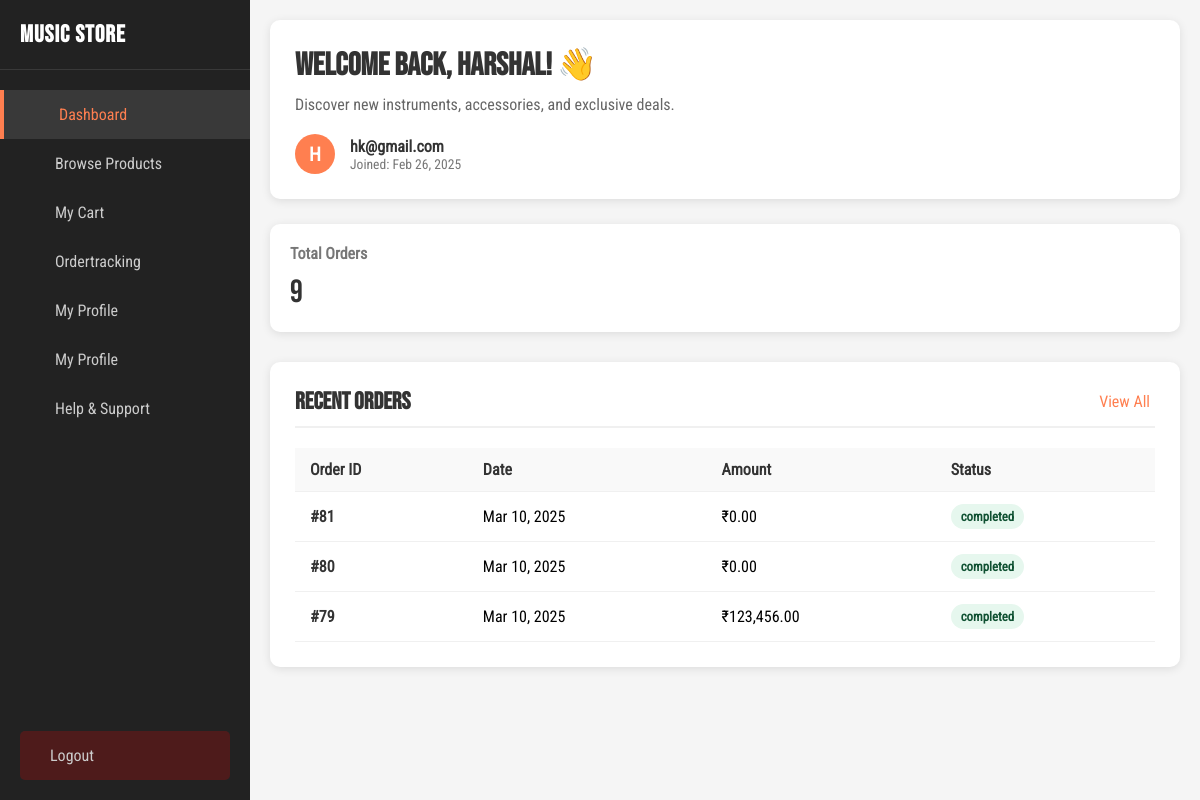
The page /user_dashboard.php (signed in) on the database its author committed.
### tables this page shows
CREATE TABLE IF NOT EXISTS `users` (
  `user_id` bigint UNSIGNED NOT NULL AUTO_INCREMENT,
  `full_name` varchar(191) NOT NULL,
  `email_address` varchar(191) NOT NULL,
  `user_password` varchar(191) NOT NULL,
  `user_role` enum('customer','admin') DEFAULT 'customer',
  `user_image` varchar(255) DEFAULT NULL,
  `created_on` timestamp NULL DEFAULT CURRENT_TIMESTAMP,
  `user_address` varchar(255) DEFAULT NULL,
  `admin_code` varchar(50) DEFAULT NULL,
  `phone_number` varchar(20) DEFAULT NULL,
  PRIMARY KEY (`user_id`),
  UNIQUE KEY `user_id` (`user_id`),
  UNIQUE KEY `email_address` (`email_address`)
);

CREATE TABLE IF NOT EXISTS `orders` (
  `order_id` bigint UNSIGNED NOT NULL AUTO_INCREMENT,
  `user_ref` int NOT NULL,
  `total_cost` decimal(10,2) NOT NULL,
  `order_created` timestamp NULL DEFAULT CURRENT_TIMESTAMP,
  `order_status` enum('completed','cancelled') DEFAULT 'completed',
  `order_type` enum('buy','rent') NOT NULL,
  `offer_ref` int DEFAULT NULL,
  `discount_amount` decimal(10,2) DEFAULT NULL,
  `invoice_number` varchar(50) DEFAULT NULL,
  PRIMARY KEY (`order_id`),
  UNIQUE KEY `order_id` (`order_id`),
  KEY `user_ref` (`user_ref`),
  KEY `offer_ref` (`offer_ref`)
);

### user_dashboard.php (the view, shortened to what this page needs)
<?php session_start();
$conn = new mysqli("localhost", "root", "", "musicstore_database");
$user_id = $_SESSION['user_id'];
$stmt = $conn->prepare("SELECT full_name, email_address, created_on FROM users WHERE user_id = ?");
$stmt->bind_param("i", $user_id);
$stmt->execute();
$result = $stmt->get_result();
$user = $result->fetch_assoc();
$full_name = $user['full_name'];
$email = $user['email_address'];
$last_login = $user['created_on'] ?? 'First login';
$stmt = $conn->prepare("SELECT COUNT(*) as order_count FROM orders WHERE user_ref = ?");
$stmt->bind_param("i", $user_id);
$stmt->execute();
$result = $stmt->get_result();
$order_data = $result->fetch_assoc();
$order_count = $order_data['order_count'];
$stmt = $conn->prepare("SELECT o.order_id, o.order_created, o.total_cost AS total_amount, o.order_status AS status FROM orders o WHERE o.user_ref = ? ORDER BY o.order_created DESC LIMIT 3");
$stmt->bind_param("i", $user_id);
$stmt->execute();
$recent_orders = $stmt->get_result();
function formatDate($date) {
    return date("M d, Y", strtotime($date));
}
function getStatusBadgeClass($status) {
    switch(strtolower($status)) {
        case 'delivered':
        case 'completed':
            return 'status-delivered';
    }
}
?>
<!DOCTYPE html>
<html lang="en">
<head>
    <link rel="stylesheet" href="https://unpkg.com/lucide-static@latest/font/lucide.css">
    <link rel="stylesheet" href="css/user_dashboard.css">
</head>
<body>
    <div class="dashboard">
        <div class="sidebar">
            <div class="sidebar-header">
                <h2>Music Store</h2>
            </div>
            <nav>
                <ul class="nav-list">
                    <li><a href="user_dashboard.php" class="nav-link active"><i class="lucide-home"></i> <span>Dashboard</span></a></li>
                    <li><a href="products.php" class="nav-link"><i class="lucide-package"></i> <span>Browse Products</span></a></li>
                    <li><a href="cart.php" class="nav-link"><i class="lucide-shopping-cart"></i> <span>My Cart</span></a></li>
                    <li><a href="user_order_detail.php" class="nav-link"><i class="lucide-clipboard-list"></i> <span>Ordertracking</span></a></li>
                    <li><a href="ordertracking.php" class="nav-link"><i class="lucide-user"></i> <span>My Profile</span></a></li>
                    <li><a href="profile.php" class="nav-link"><i class="lucide-user"></i> <span>My Profile</span></a></li>
                    <li><a href="support.php" class="nav-link"><i class="lucide-help-circle"></i> <span>Help & Support</span></a></li>
                </ul>
            </nav>
            <div class="logout-section">
                <a href="logout.php" class="logout-btn"><i class="lucide-log-out"></i> <span>Logout</span></a>
            </div>
        </div>
        <main class="main-content">
            <div class="welcome-banner">
                <h1>Welcome back, <?php echo htmlspecialchars($full_name); ?>! 👋</h1>
                <p>Discover new instruments, accessories, and exclusive deals.</p>
                <div class="user-info">
                    <div class="user-avatar">
                        <?php echo strtoupper(substr($full_name, 0, 1)); ?>
                    </div>
                    <div class="user-details">
                        <span class="user-email"><?php echo htmlspecialchars($email); ?></span>
                        <span class="last-login">Joined: <?php echo htmlspecialchars(formatDate($last_login)); ?></span>
                    </div>
                </div>
            </div>
            <div class="dashboard-stats">
                <a href="user_order_detail.php" class="dashboard-card card-orders">
                    <div class="card-content">
                        <div class="card-info">
                            <h3>Total Orders</h3>
                            <div class="value"><?php echo $order_count; ?></div>
                        </div>
                    </div>
                </a>
            </div>
            <div class="dashboard-section">
                <div class="section-header">
                    <h2 class="section-title">Recent Orders</h2>
                    <a href="user_order_detail.php" class="view-all">View All <i class="lucide-chevron-right"></i></a>
                </div>
                <?php if ($recent_orders->num_rows > 0): ?>
                <table class="orders-table">
                    <thead>
                        <tr>
                            <th>Order ID</th>
                            <th>Date</th>
                            <th>Amount</th>
                            <th>Status</th>
                        </tr>
                    </thead>
                    <tbody>
                        <?php while ($order = $recent_orders->fetch_assoc()): ?>
                        <tr>
                            <td class="order-id">#<?php echo $order['order_id']; ?></td>
                            <td><?php echo formatDate($order['order_created']); ?></td>
                            <td>₹<?php echo number_format($order['total_amount'], 2); ?></td>
                            <td><span class="status-badge <?php echo getStatusBadgeClass($order['status']); ?>"><?php echo $order['status']; ?></span></td>
                        </tr>
                        <?php endwhile; ?>
                    </tbody>
                </table>
                <?php else: ?>
                <div class="empty-state">
                    <p>You haven't placed any orders yet. Start shopping to see your orders here!</p>
                </div>
                <?php endif; ?>
            </div>
        </main>
    </div>
</body>
</html>

### css/user_dashboard.css (style rules this page uses)
* { margin: 0; padding: 0; font-family: "font"; box-sizing: border-box; }
html, body { width: 100%; height: 100%; background-color: #f5f5f5; }
.dashboard { display: flex; height: 100vh; width: 100%; }
.sidebar { width: 250px; height: 100%; background-color: #222; color: #fff; transition: all 0.3s ease-in-out; position: fixed; z-index: 1000; }
.sidebar-header { padding: 20px; border-bottom: 1px solid rgba(255, 255, 255, 0.1); }
.sidebar-header h2 { font-family: "Bold"; font-size: 1.5rem; color: #fff; letter-spacing: 1px; }
.nav-list { padding: 20px 0; list-style: none; }
.nav-link { display: flex; align-items: center; padding: 15px 20px; color: #ccc; text-decoration: none; transition: all 0.3s ease; gap: 15px; }
.nav-link:hover, .nav-link.active { background-color: rgba(255, 255, 255, 0.1); color: #ff7f50; border-left: 4px solid #ff7f50; }
.logout-section { position: absolute; bottom: 20px; width: 100%; padding: 0 20px; }
.logout-btn { display: flex; align-items: center; padding: 15px; color: #ccc; text-decoration: none; transition: all 0.3s ease; background-color: rgba(255, 0, 0, 0.2); border-radius: 5px; gap: 15px; }
.main-content { flex: 1; margin-left: 250px; padding: 20px; transition: all 0.3s ease-in-out; }
.welcome-banner { background-color: #fff; border-radius: 10px; padding: 25px; margin-bottom: 25px; box-shadow: 0 2px 10px rgba(0, 0, 0, 0.1); }
.welcome-banner h1 { font-family: "Bold"; font-size: 2rem; color: #333; margin-bottom: 10px; }
.welcome-banner p { color: #666; margin-bottom: 20px; }
.user-info { display: flex; align-items: center; gap: 15px; }
.user-avatar { width: 40px; height: 40px; background-color: #ff7f50; color: #fff; border-radius: 50%; display: flex; justify-content: center; align-items: center; font-size: 1.2rem; font-weight: bold; }
.user-details { display: flex; flex-direction: column; }
.user-email { font-weight: 600; color: #333; }
.last-login { font-size: 0.85rem; color: #777; }
.dashboard-stats { display: grid; grid-template-columns: repeat( 1fr); gap: 20px; margin-bottom: 30px; }
.dashboard-card { background-color: #fff; border-radius: 10px; padding: 20px; box-shadow: 0 2px 10px rgba(0, 0, 0, 0.1); transition: all 0.3s ease; text-decoration: none; color: inherit; }
.card-content { display: flex; justify-content: space-between; align-items: center; }
.card-info h3 { font-size: 1rem; color: #777; margin-bottom: 10px; }
.value { font-family: "Bold"; font-size: 2rem; color: #333; }
.dashboard-section { background-color: #fff; border-radius: 10px; padding: 25px; margin-bottom: 30px; box-shadow: 0 2px 10px rgba(0, 0, 0, 0.1); }
.section-header { display: flex; justify-content: space-between; align-items: center; margin-bottom: 20px; border-bottom: 2px solid #f0f0f0; padding-bottom: 10px; }
.section-title { font-family: "Bold"; font-size: 1.5rem; color: #333; }
.view-all { display: flex; align-items: center; gap: 5px; color: #ff7f50; text-decoration: none; font-weight: 500; transition: color 0.3s ease; }
.orders-table { width: 100%; border-collapse: collapse; }
.orders-table th, .orders-table td { padding: 12px 15px; text-align: left; border-bottom: 1px solid #f0f0f0; }
.orders-table th { background-color: #f9f9f9; color: #333; font-weight: bold; }
.order-id { font-weight: 600; color: #333; }
.status-badge { display: inline-block; padding: 5px 10px; border-radius: 20px; font-size: 0.8rem; font-weight: 600; }
.status-delivered { background-color: #e6f7ee; color: #0f5132; }

### rows shown on the page
users: full_name "harshal", full_name "H", email_address "hk@gmail.com", created_on "Feb 26, 2025"
orders: order_id "81", order_created "Mar 10, 2025", total_cost "0.00", order_status "completed"
orders: order_id "80", order_created "Mar 10, 2025", total_cost "0.00", order_status "completed"
orders: order_id "79", order_created "Mar 10, 2025", total_cost "123,456.00", order_status "completed"

### other values the page prints
$order_count "9"
